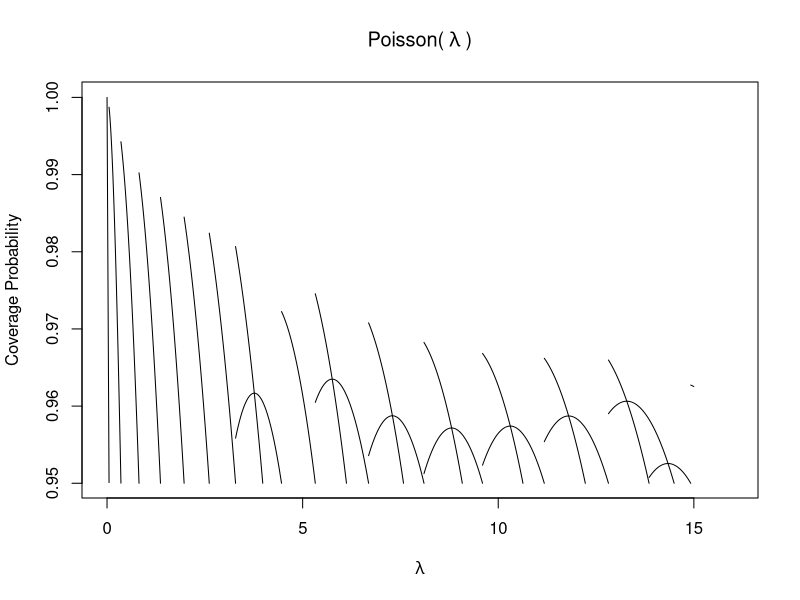

Write R code to recreate this figure.
## ---- chunk 1
#| message: false
#| echo: false

library(tidyverse)

## ---- chunk 2
conf.level <- 0.95


# getting all possible ACs above 1-alpha ?
A <- c(); B <- c(); cardinality <- c()
# 
for (a in 0:24) {
  b <- a
  while (b <= 24) {
    lambda_max <- prod(a:b)^(1/(b-a+1)) # using prop 2.2a formula
    max_prob <- ppois(b, lambda_max) - ppois(a-1, lambda_max)
    if (max_prob > conf.level) {
      A <- c(A, a)
      B <- c(B, b)
      cardinality <- c(cardinality, length(a:b)) 
    }
    b <- b + 1
    
  }
}
ab_pairs <- data.frame(A, B, cardinality); ab_pairs





## ---- chunk 3
# using f to get a "root" for a specified AC (where AC hits 0.95)
a<-1
b<-8
prod(a:b)^(1/b-a+1) # get lambda_max
f <- function(lambda) {
 # for ACs 0-0 to 0-7
 return(ppois(8, lambda) - ppois(0, lambda) - 0.95)

  # for ACs 1-8 and on
  # return((ppois(23, lambda) - ppois(7, lambda)) - 0.95)
}
uniroot(f, c(3.764351 ,16)) # for downward parabolas, just start searching after AC's own max

## ---- chunk 4
plot(y = ppois(0, seq(0,0.05129, by = 0.0001)), x = seq(0,0.05129, by = 0.0001), # AC 0-0
               type = "l", xlim = c(0,16),
     xlab = expression(lambda),
     ylab = "Coverage Probability",
     main = expression("Poisson("~lambda~")"))
lines(y = ppois(1, seq(0.05129, 0.35537, by = 0.0001)),  # AC 0-1
      x = seq(0.05129, 0.35537, by = 0.0001), type = "l")
lines(y = ppois(2, seq(0.35537, 0.81767,  by = 0.0001)), # AC 0-2
      x = seq(0.35537, 0.81767, by = 0.0001), type = "l")
lines(y = ppois(3, seq(0.81767, 1.36631,  by = 0.0001)), # AC 0-3
      x = seq(0.81767, 1.36631, by = 0.0001), type = "l") 
lines(y = ppois(4, seq(1.36631, 1.97011,  by = 0.0001)), # AC 0-4
      x = seq(1.36631, 1.97011, by = 0.0001), type = "l") 
lines(y = ppois(5, seq(1.97011, 2.61301,  by = 0.0001)), # AC 0-5
      x = seq(1.97011, 2.61301, by = 0.0001), type = "l") 
lines(y = ppois(6, seq(2.61301, 3.28532,  by = 0.0001)), # AC 0-6
      x = seq(2.61301, 3.28532, by = 0.0001), type = "l") 
lines(y = ppois(7, seq(3.28532, 3.98080,  by = 0.0001)), # AC 0-7
      x = seq(3.28532, 3.98080, by = 0.0001), type = "l") 
lines(y = (ppois(8, seq(3.28532, 4.46013,  by = 0.0001)) -
                  ppois(0, seq(3.28532, 4.46013,  by = 0.0001))), # AC 1-8
      x = seq(3.28532, 4.46013, by = 0.0001), type = "l") 
lines(y = (ppois(9, seq(4.46013, 5.32332,  by = 0.0001)) -
                  ppois(0, seq(4.46013, 5.32332,  by = 0.0001))), # AC 1-9
      x = seq(4.46013, 5.32332, by = 0.0001), type = "l") 
lines(y = (ppois(10, seq(5.32332, 6.12056,  by = 0.0001)) -
                  ppois(0, seq(5.32332, 6.12056,  by = 0.0001))), # AC 1-10
      x = seq(5.32332, 6.12056, by = 0.0001), type = "l") 
lines(y = (ppois(11, seq(5.32332, 6.685776,  by = 0.0001)) -
                  ppois(1, seq(5.32332, 6.685776,  by = 0.0001))), # AC 2-11
      x = seq(5.32332, 6.685776, by = 0.0001), type = "l")
lines(y = (ppois(12, seq(6.685776, 7.578746,  by = 0.0001)) -
                  ppois(1, seq(6.685776, 7.578746,  by = 0.0001))), # AC 2-12
      x = seq(6.685776, 7.578746, by = 0.0001), type = "l")
lines(y = (ppois(13, seq(6.685776, 8.10203,  by = 0.0001)) -
                  ppois(2, seq(6.685776, 8.10203,  by = 0.0001))), # AC 3-13
      x = seq(6.685776, 8.10203, by = 0.0001), type = "l")
lines(y = (ppois(14, seq(8.10203, 9.08138,  by = 0.0001)) -
                  ppois(2, seq(8.102034, 9.08138,  by = 0.0001))), # AC 3-14
      x = seq(8.10203,9.08138, by = 0.0001), type = "l")
lines(y = (ppois(15, seq(8.10203, 9.598435,  by = 0.0001)) -
                  ppois(3, seq(8.102034, 9.598435,  by = 0.0001))), # AC 4-15
      x = seq(8.10203, 9.598435, by = 0.0001), type = "l")
lines(y = (ppois(16, seq(9.598435, 10.63165,  by = 0.0001)) -
                  ppois(3, seq(9.598435, 10.63165,  by = 0.0001))), # AC 4-16
      x = seq(9.598435, 10.63165, by = 0.0001), type = "l")
lines(y = (ppois(17, seq(9.598435, 11.17716,  by = 0.0001)) -
                  ppois(4, seq(9.598435, 11.17716,  by = 0.0001))), # AC 5-17
      x = seq(9.598435, 11.17716, by = 0.0001), type = "l")
lines(y = (ppois(18, seq(11.17716, 12.22559,  by = 0.0001)) -
                  ppois(4, seq(11.17716, 12.22559,  by = 0.0001))), # AC 5-18
      x = seq(11.17716, 12.22559, by = 0.0001), type = "l")
lines(y = (ppois(19, seq(11.17716, 12.81741,  by = 0.0001)) -
                  ppois(5, seq(11.17716, 12.81741,  by = 0.0001))), # AC 6-19
      x = seq(11.17716, 12.81741, by = 0.0001), type = "l")
lines(y = (ppois(20, seq(12.81741, 13.85552,  by = 0.0001)) -
                  ppois(5, seq(12.81741, 13.85552,  by = 0.0001))), # AC 6-20
      x = seq(12.81741, 13.85552, by = 0.0001), type = "l")
lines(y = (ppois(21, seq(12.81741, 14.49582,  by = 0.0001)) -
                  ppois(6, seq(12.81741, 14.49582,  by = 0.0001))), # AC 7-21
      x = seq(12.81741, 14.49582, by = 0.0001), type = "l")
lines(y = (ppois(22, seq(13.85552, 14.92057,  by = 0.0001)) -
                  ppois(7, seq(13.85552, 14.92057,  by = 0.0001))), # AC 8-22
      x = seq(13.85552, 14.92057, by = 0.0001), type = "l")
lines(y = (ppois(23, seq(14.92057, 15,  by = 0.0001)) -
                  ppois(7, seq(14.92057, 15,  by = 0.0001))), # AC 8-23
      x = seq(14.92057, 15, by = 0.0001), type = "l")


